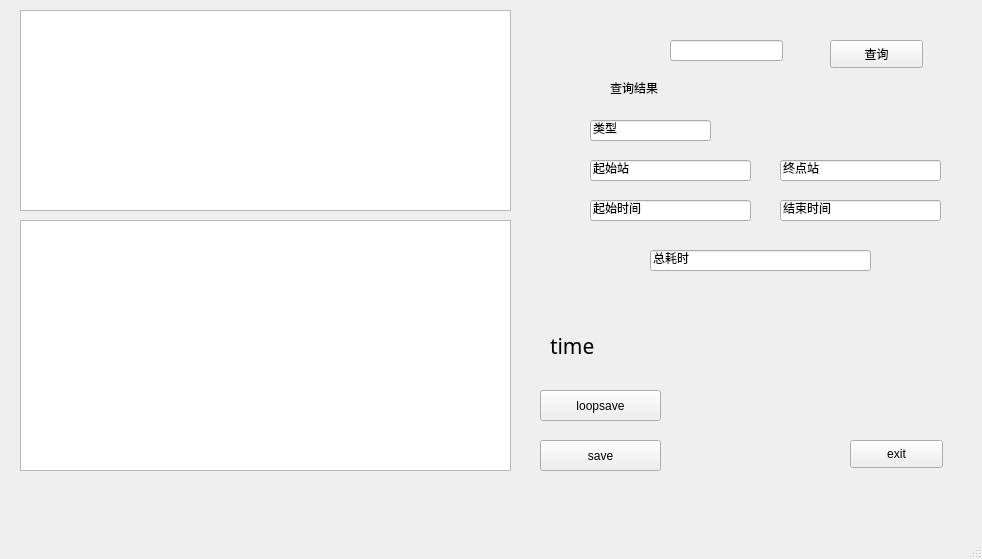
<?xml version="1.0" encoding="UTF-8"?>
<ui version="4.0">
 <class>MainWindow</class>
 <widget class="QMainWindow" name="MainWindow">
  <property name="geometry">
   <rect>
    <x>0</x>
    <y>0</y>
    <width>982</width>
    <height>559</height>
   </rect>
  </property>
  <property name="windowTitle">
   <string>MainWindow</string>
  </property>
  <widget class="QWidget" name="centralwidget">
   <widget class="QPushButton" name="pushButton">
    <property name="geometry">
     <rect>
      <x>830</x>
      <y>40</y>
      <width>93</width>
      <height>28</height>
     </rect>
    </property>
    <property name="text">
     <string>查询</string>
    </property>
   </widget>
   <widget class="QPushButton" name="pushButton_2">
    <property name="geometry">
     <rect>
      <x>850</x>
      <y>440</y>
      <width>93</width>
      <height>28</height>
     </rect>
    </property>
    <property name="text">
     <string>exit</string>
    </property>
   </widget>
   <widget class="QTextEdit" name="textEdit">
    <property name="geometry">
     <rect>
      <x>20</x>
      <y>10</y>
      <width>491</width>
      <height>201</height>
     </rect>
    </property>
   </widget>
   <widget class="QLineEdit" name="type">
    <property name="geometry">
     <rect>
      <x>590</x>
      <y>120</y>
      <width>121</width>
      <height>21</height>
     </rect>
    </property>
    <property name="text">
     <string>类型</string>
    </property>
   </widget>
   <widget class="QLineEdit" name="lineEdit">
    <property name="geometry">
     <rect>
      <x>670</x>
      <y>40</y>
      <width>113</width>
      <height>21</height>
     </rect>
    </property>
   </widget>
   <widget class="QTableView" name="tableView">
    <property name="geometry">
     <rect>
      <x>20</x>
      <y>220</y>
      <width>491</width>
      <height>251</height>
     </rect>
    </property>
   </widget>
   <widget class="QPushButton" name="save">
    <property name="geometry">
     <rect>
      <x>540</x>
      <y>440</y>
      <width>121</width>
      <height>31</height>
     </rect>
    </property>
    <property name="text">
     <string>save</string>
    </property>
   </widget>
   <widget class="QLabel" name="timer">
    <property name="geometry">
     <rect>
      <x>550</x>
      <y>330</y>
      <width>361</width>
      <height>31</height>
     </rect>
    </property>
    <property name="font">
     <font>
      <family>Agency FB</family>
      <pointsize>16</pointsize>
     </font>
    </property>
    <property name="text">
     <string>time</string>
    </property>
   </widget>
   <widget class="QPushButton" name="timeButton">
    <property name="geometry">
     <rect>
      <x>540</x>
      <y>390</y>
      <width>121</width>
      <height>31</height>
     </rect>
    </property>
    <property name="text">
     <string>loopsave</string>
    </property>
   </widget>
   <widget class="QLabel" name="label">
    <property name="geometry">
     <rect>
      <x>610</x>
      <y>80</y>
      <width>72</width>
      <height>15</height>
     </rect>
    </property>
    <property name="text">
     <string>查询结果</string>
    </property>
   </widget>
   <widget class="QLineEdit" name="start">
    <property name="geometry">
     <rect>
      <x>590</x>
      <y>160</y>
      <width>161</width>
      <height>21</height>
     </rect>
    </property>
    <property name="text">
     <string>起始站</string>
    </property>
   </widget>
   <widget class="QLineEdit" name="end">
    <property name="geometry">
     <rect>
      <x>780</x>
      <y>160</y>
      <width>161</width>
      <height>21</height>
     </rect>
    </property>
    <property name="text">
     <string>终点站</string>
    </property>
   </widget>
   <widget class="QLineEdit" name="start_time">
    <property name="geometry">
     <rect>
      <x>590</x>
      <y>200</y>
      <width>161</width>
      <height>21</height>
     </rect>
    </property>
    <property name="text">
     <string>起始时间</string>
    </property>
   </widget>
   <widget class="QLineEdit" name="end_time">
    <property name="geometry">
     <rect>
      <x>780</x>
      <y>200</y>
      <width>161</width>
      <height>21</height>
     </rect>
    </property>
    <property name="text">
     <string>结束时间</string>
    </property>
   </widget>
   <widget class="QLineEdit" name="runtime">
    <property name="geometry">
     <rect>
      <x>650</x>
      <y>250</y>
      <width>221</width>
      <height>21</height>
     </rect>
    </property>
    <property name="text">
     <string>总耗时</string>
    </property>
   </widget>
  </widget>
  <widget class="QMenuBar" name="menubar">
   <property name="geometry">
    <rect>
     <x>0</x>
     <y>0</y>
     <width>982</width>
     <height>26</height>
    </rect>
   </property>
  </widget>
  <widget class="QStatusBar" name="statusbar"/>
 </widget>
 <resources/>
 <connections>
  <connection>
   <sender>pushButton_2</sender>
   <signal>clicked()</signal>
   <receiver>MainWindow</receiver>
   <slot>close()</slot>
   <hints>
    <hint type="sourcelabel">
     <x>627</x>
     <y>335</y>
    </hint>
    <hint type="destinationlabel">
     <x>722</x>
     <y>395</y>
    </hint>
   </hints>
  </connection>
 </connections>
</ui>
